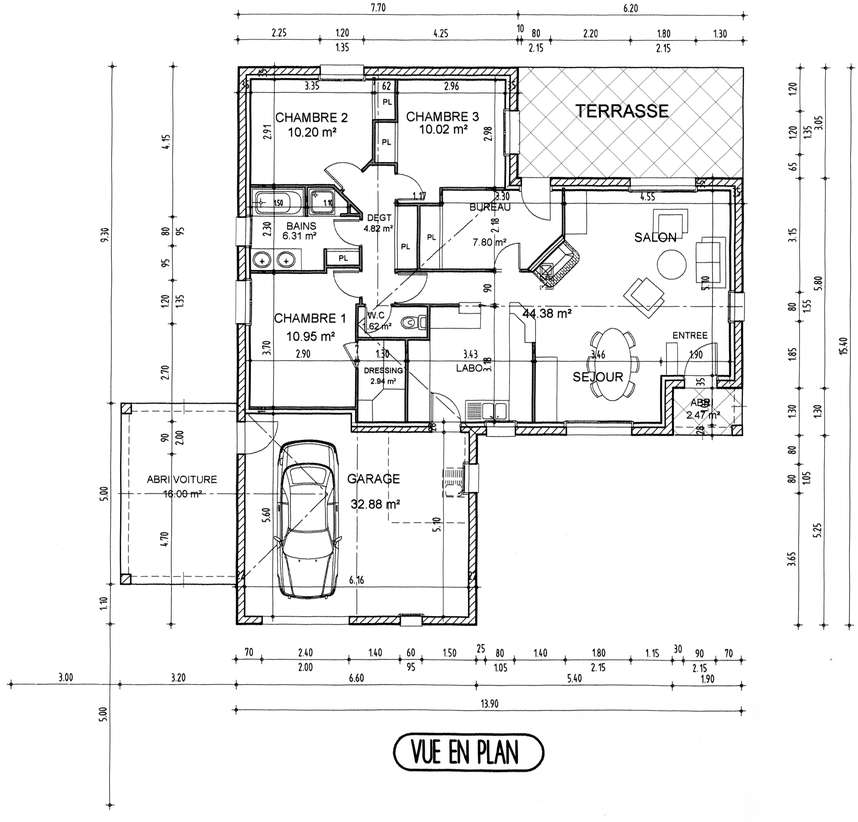
#> input picture dataset/images/1.png, 858 x 822 px, shrunk from 1950 x 1867 before the run
$ python view_sample.py
#> lines starting #> are read from the running program, lines starting #| are printed output that depends on the picture

import cv2
import matplotlib.pyplot as plt
from pathlib import Path

BASE_DIR = Path(__file__).resolve().parent.parent

IMAGE_PATH = BASE_DIR / "dataset" / "images" / "1.png"
MASK_PATH = BASE_DIR / "dataset" / "masks" / "1 (2).png"


def view_sample():

    if not IMAGE_PATH.exists():
        raise FileNotFoundError(f"Original image not found: {IMAGE_PATH}")

    if not MASK_PATH.exists():
        raise FileNotFoundError(f"Segmentation mask not found: {MASK_PATH}")

    floor_plan = cv2.imread(str(IMAGE_PATH))
#> floor_plan is the input picture: shape (822, 858, 3); min 0, max 255, mean 240
    mask = cv2.imread(str(MASK_PATH))
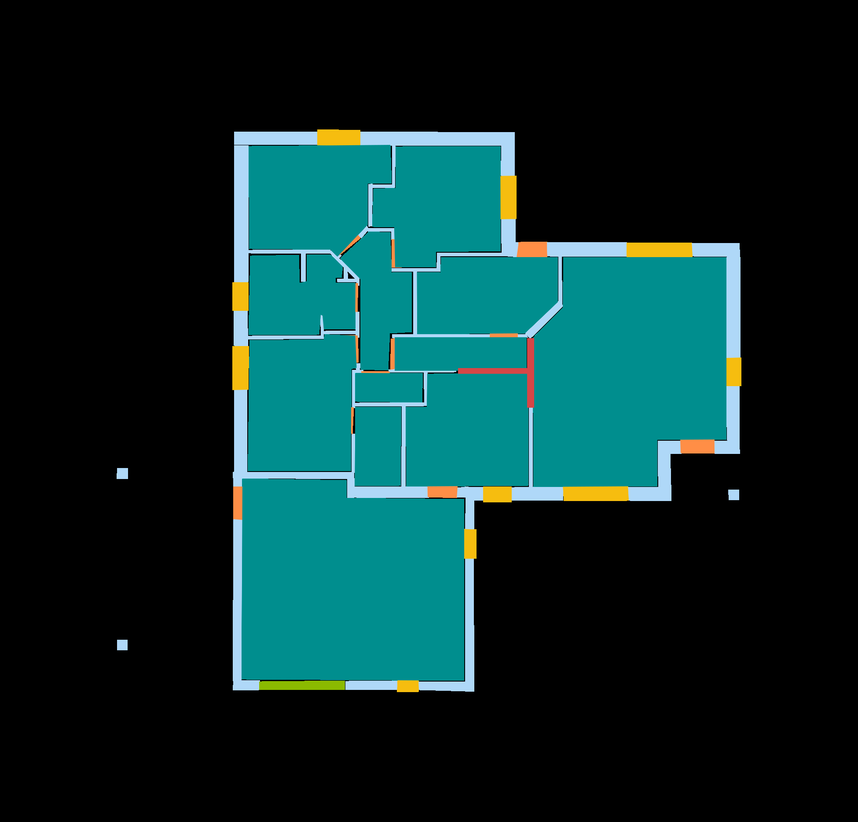
#> input picture dataset/masks/1 (2).png, 858 x 822 px, shrunk from 1950 x 1867 before the run
#> mask is the input picture: shape (822, 858, 3); mean B, G, R 43.1, 43.8, 9.7

    if floor_plan is None:
        raise ValueError("Unable to read original floor plan.")

    if mask is None:
        raise ValueError("Unable to read segmentation mask.")

    floor_plan = cv2.cvtColor(floor_plan, cv2.COLOR_BGR2RGB)
    mask = cv2.cvtColor(mask, cv2.COLOR_BGR2RGB)

    print("Floor plan shape:", floor_plan.shape)
#| Floor plan shape: (822, 858, 3)
    print("Mask shape:", mask.shape)
#| Mask shape: (822, 858, 3)

    if floor_plan.shape[:2] != mask.shape[:2]:
        print("WARNING: Image and mask dimensions do not match.")

    plt.figure(figsize=(12, 5))

    plt.subplot(1, 2, 1)
    plt.imshow(floor_plan)
    plt.title("Original Floor Plan")
    plt.axis("off")

    plt.subplot(1, 2, 2)
    plt.imshow(mask)
    plt.title("Segmentation Mask")
    plt.axis("off")

    plt.tight_layout()
    plt.show()
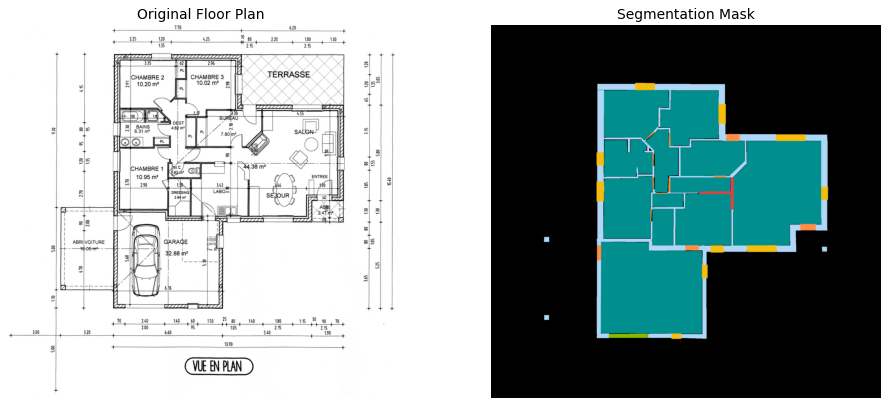
#> figure drawn by matplotlib, 2 panels
    plt.close()


if __name__ == "__main__":
    view_sample()
